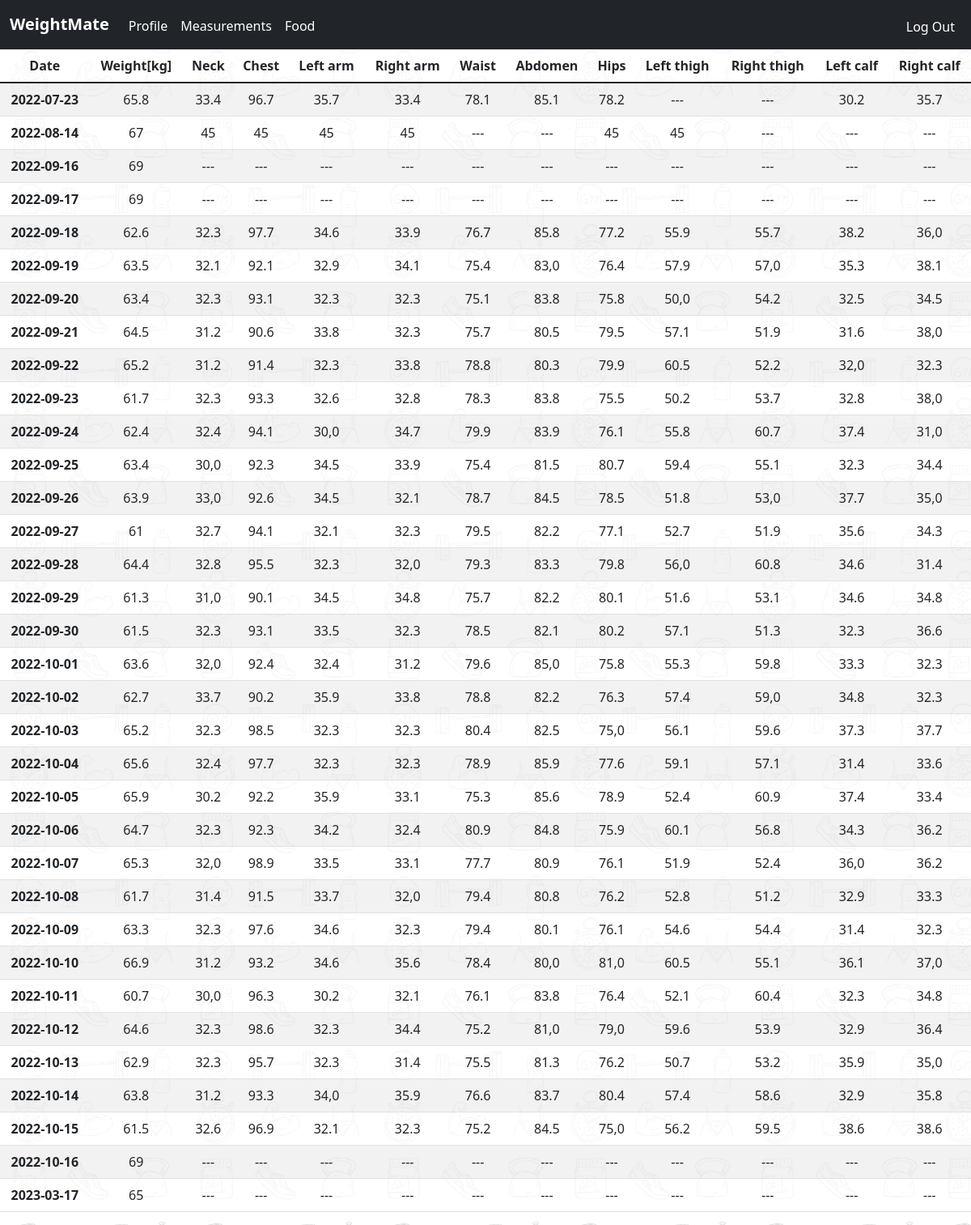
Before: /checkdata (signed in) with the older database file.
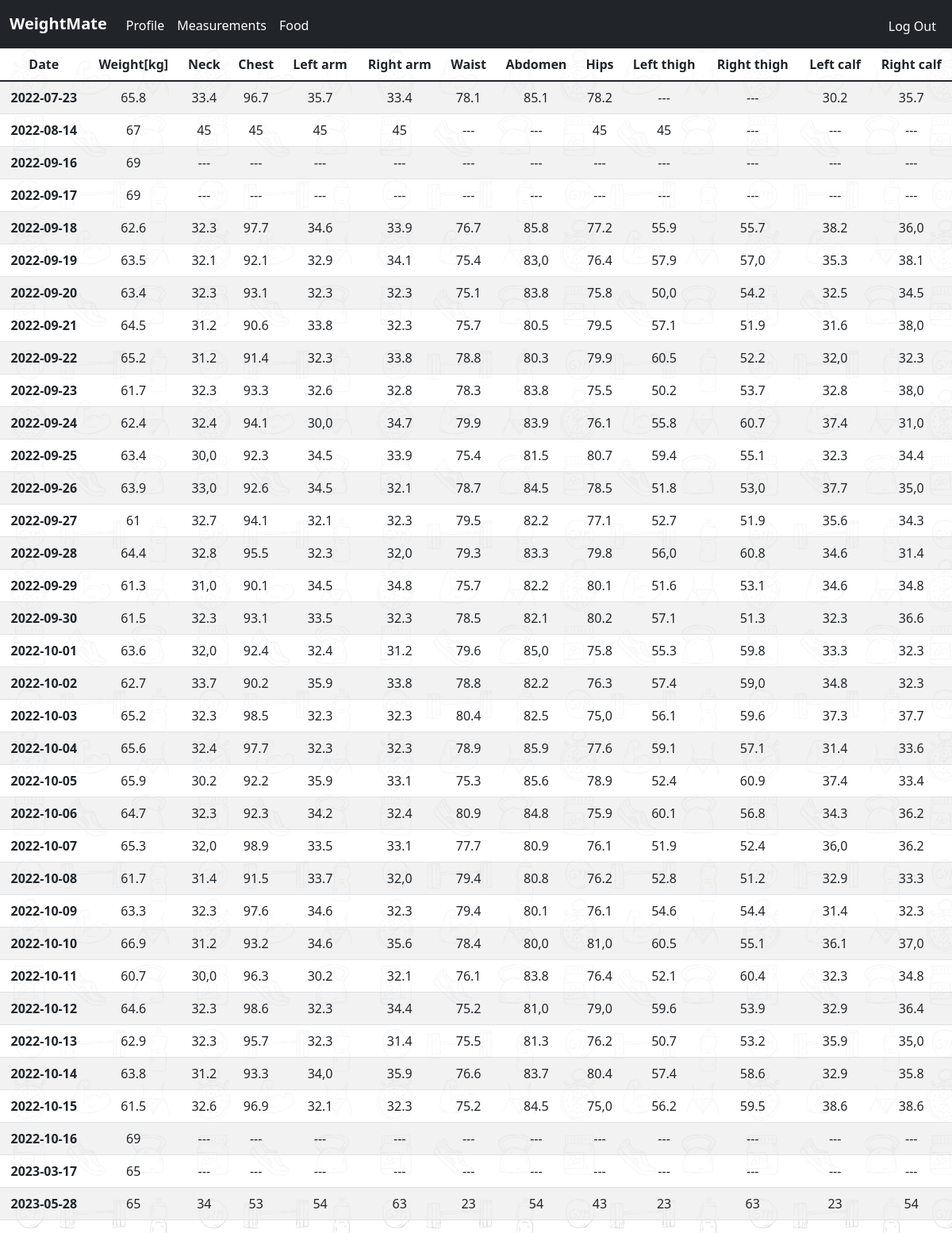
After: the same page with the newer database file.
### tables this page shows
CREATE TABLE measurements (user_id INTEGER, weight NUMERIC, neck NUMERIC, chest NUMERIC, left_arm NUMERIC, right_arm NUMERIC, waist NUMERIC, abdomen NUMERIC, hips NUMERIC, left_thigh NUMERIC, right_thigh NUMERIC, left_calf NUMERIC, right_calf NUMERIC, date TEXT NOT NULL, FOREIGN KEY(user_id) REFERENCES users(id));

### app.py (the view)
@app.route("/checkdata", methods=["GET", "POST"])
@login_required
@startform_required
def checkdata():
    data = udb.execute(
        "SELECT * FROM measurements WHERE user_id = ? ORDER BY date", session["user_id"])
    for d in data:
        d.pop("user_id")
    return render_template("checkdata.html", data=data)

### addfunc.py (called while the page is built)
def login_required(f):
    @wraps(f)
    def decorated_function(*args, **kwargs):
        if session.get("user_id") is None:
            return redirect("/notlogged")
        return f(*args, **kwargs)
    return decorated_function

def startform_required(f):
    @wraps(f)
    def decorated_function(*args, **kwargs):
        if session.get("user_id") != None and session.get("age") is None:
            return redirect("/getstarted")
        return f(*args, **kwargs)
    return decorated_function

### templates/checkdata.html (shortened to what this page needs)
<!DOCTYPE html>
<html lang="en">
    <head>
        <link href="https://cdn.jsdelivr.net/npm/bootstrap@5.1.3/dist/css/bootstrap.min.css" rel="stylesheet">
        <link href="/static/styles.css" rel="stylesheet">
        <link href="/static/styles2.css" rel="stylesheet">
    </head>
    <body class="background">
        <nav class="navbar navbar-expand-lg navbar-dark bg-dark" aria-label="Offcanvas navbar large" id="bugnav">
            <div class="container-fluid">
                <a class="navbar-brand" href="notlogged"><b>WeightMate</b></a>
              <div class="offcanvas offcanvas-end text-bg-dark" tabindex="-1" id="offcanvasNavbar2" aria-labelledby="offcanvasNavbar2Label">
                <div class="offcanvas-body bg-dark">
                    {% if session["user_id"] %}
                    <ul class="navbar-nav" style="margin-top:0.25rem;">
                    <li><a class="nav-link active" href="/profile">Profile</a></li>
                    <li class="nav-item"><a class="nav-link active" href="/checkdata">Measurements</a></li>
                    {% if session["premium"] == 1 %}
                        <li class="nav-item"><a class="nav-link active" href="/food">Food</a></li>
                    {% else %}
                        <li class="nav-item"><a class="nav-link active" href="/premium">Buy premium</a></li>
                    {% endif %}
                    </ul>
                    <ul class="navbar-nav ms-auto" style="margin-top:0.3rem;">
                        <li class="nav-item"><a class="nav-link active" href="/logout">Log Out</a></li>
                    </ul>
                    {% else %}
                    <ul class="navbar-nav ms-auto mt-2">
                        <li class="nav-item"><a class="nav-link active" href="/register">Sign up</a></li>
                        <li class="nav-item"><a class="nav-link active" href="/login">Log in</a></li>
                    </ul>
                {% endif %}
                </div>
              </div>
            </div>
          </nav>
            <main class="">
                {% block main %}
                <div class="above tablebug" style="text-align:center;min-width:990px;">
                  <table class="table table-hover table-striped abovemore">
                      <thead>
                        <tr>
                          <tr>
                              <th scope="col">Date</th>
                              <th scope="col">Weight[kg]</th>
                              <th scope="col">Neck</th>
                              <th scope="col">Chest</th>
                              <th scope="col">Left arm</th>
                              <th scope="col">Right arm</th>
                              <th scope="col">Waist</th>
                              <th scope="col">Abdomen</th>
                              <th scope="col">Hips</th>
                              <th scope="col">Left thigh</th>
                              <th scope="col">Right thigh</th>
                              <th scope="col">Left calf</th>
                              <th scope="col">Right calf</th>
                        </tr>
                      </thead>
                      <tbody>
                          {% for d in data %}
                        <tr>
                          <th scope="row">{{d["date"]}}</th>
                          {% for i in d %}
                              {% if d[i] == d["date"] %}
                              {% elif d[i] == None %}
                                  <td>---</td>
                              {% else %}
                                  <td>{{d[i]}}</td>
                              {% endif %}
                          {% endfor %}
                          {% endfor %}
                      </tbody>
                    </table>
                  </div>
                {% endblock %}
            </main>
    </body>
</html>

### static/styles.css (style rules this page uses)
html, body { max-width: 100%; }
.background { background-image: url("background.png"); }
.above { background: rgba(255, 255, 255, 0.4); }
.abovemore { background: rgba(255, 255, 255, 0.6); }

Changed rows visible on the page:
added measurements: date "2023-05-28", weight "65" "34" "53" "54" "63" "23" "54" "43" "23" "63" "23" "54"
